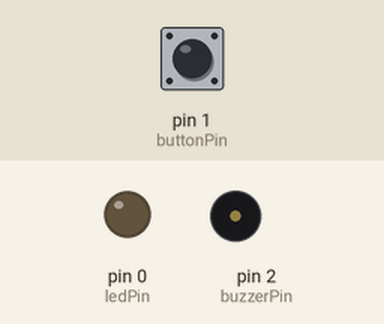
Recording of a sketch running on a simulated Arduino Uno, built with avr-gcc and run on an emulated ATmega328P. Shown: output pins drawn as LEDs (lit = HIGH), buzzer (waves = sounding). Inputs (shaded band) come from the test bench; at power-on: pin 1 (buttonPin) LOW.

Above: at 1.2 s.
1.3 s: pin 1 (buttonPin) pulled HIGH for 0.15 s
At 1.7 s:
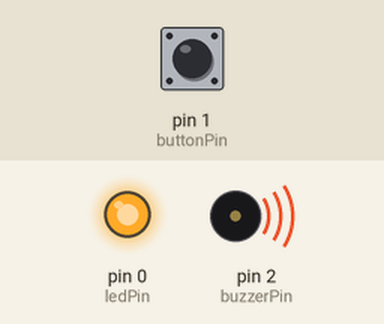
Timing chart, 0 to 4.3 s (numbered marks = the images above; inputs shaded):
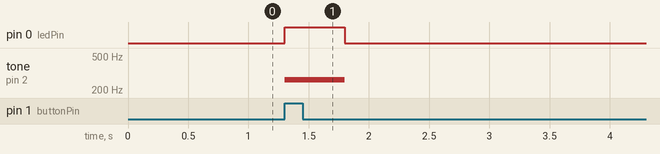

The sketch:

V2.ino
```cpp
// Menyalakan LED sekaligus nada dengan Push Button
const int ledPin = 0;     // Pin yang terhubung ke LED
const int buttonPin = 1;  // Pin yang terhubung ke push button
const int buzzerPin = 2;  // Pin yang terhubung ke buzzer

int buttonState = 0;      // Variabel untuk menyimpan status push button
int lastButtonState = 0;  // Variabel untuk menyimpan status push button sebelumnya
int noteIndex = 0;        // Indeks untuk melacak nada saat ini

// Nada frekuensi untuk tangga nada do-re-mi-fa-sol-la-si
int notes[] = {
  262,  // C (Do)
  294,  // D (Re)
  330,  // E (Mi)
  349,  // F (Fa)
  392,  // G (Sol)
  440,  // A (La)
  494   // B (Si)
};

void setup() {
  // Inisialisasi pin LED sebagai output
  pinMode(ledPin, OUTPUT);
  // Inisialisasi pin push button sebagai input
  pinMode(buttonPin, INPUT);
  // Inisialisasi pin buzzer sebagai output
  pinMode(buzzerPin, OUTPUT);
}

void loop() {
  // Baca status push button
  buttonState = digitalRead(buttonPin);

  // Periksa apakah push button baru saja ditekan
  if (buttonState == HIGH && lastButtonState == LOW) {
    // Mainkan nada saat ini
    tone(buzzerPin, notes[noteIndex]);
    // Menyalakan LED
    digitalWrite(ledPin, HIGH);
    delay(500);  // Durasi nada, LED
    noTone(buzzerPin);
    digitalWrite(ledPin, LOW);

    // Pindah ke nada berikutnya
    noteIndex++;
    if (noteIndex > 6) {
      noteIndex = 0;  // Kembali ke nada pertama (Do)
    }
  }

  // Simpan status push button sebelumnya
  lastButtonState = buttonState;

  // Tambahkan sedikit penundaan untuk debounce
  delay(50);
}
```

Measured:
- after the input at 1.3 s, pin 0 (ledPin): LOW → HIGH at once, → LOW 0.50 s later; tone on pin 2 (buzzerPin): silent → 262 Hz at once, → silent 0.50 s later
